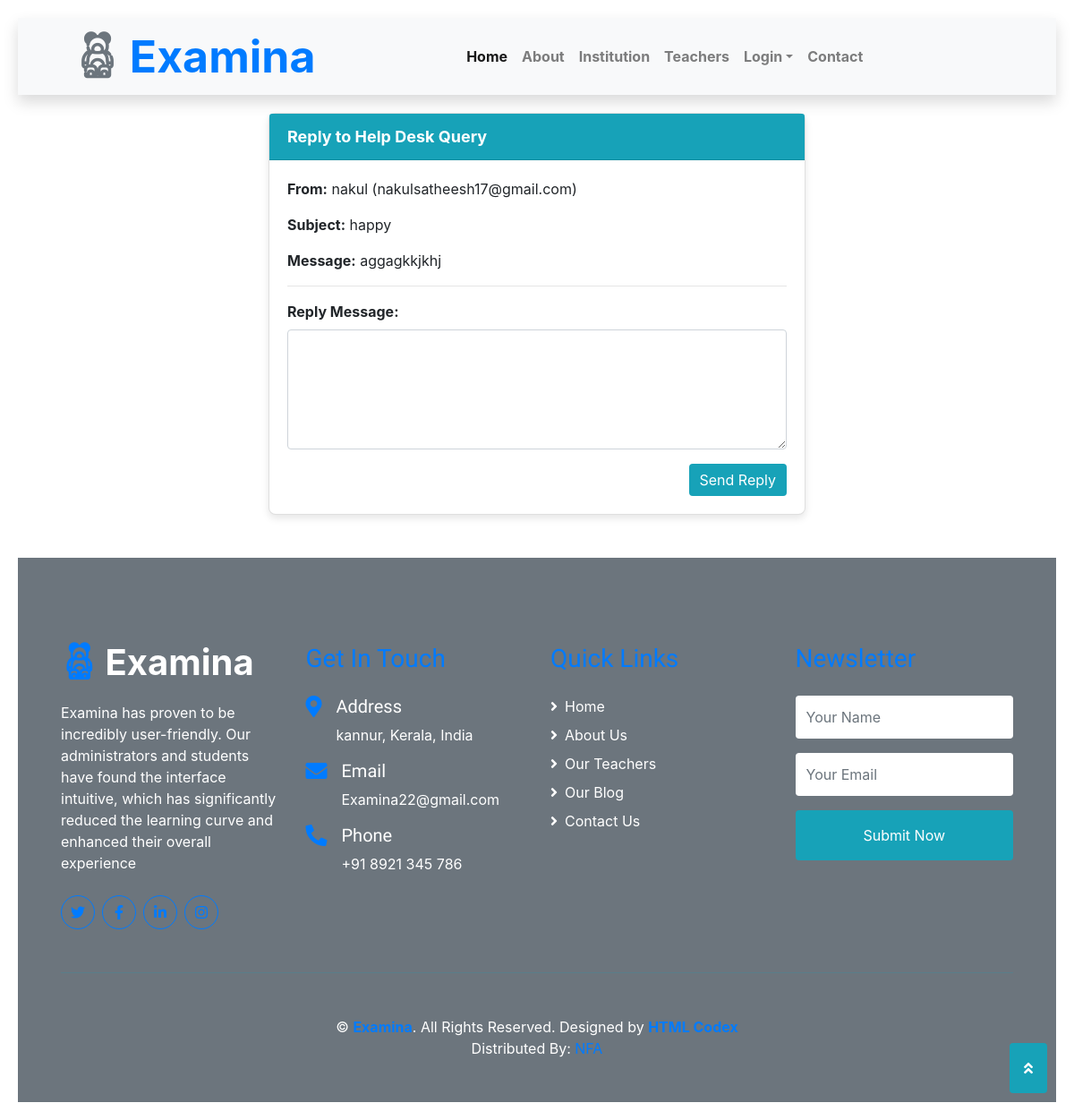
Page /helpdesk/reply/9/ on the committed database.
### common/models.py (models this page shows, shortened)
class HelpDeskTicket(models.Model):
    name = models.CharField(max_length=100)
    email = models.EmailField()
    subject = models.CharField(max_length=200)
    message = models.TextField()
    created_at = models.DateTimeField(auto_now_add=True)
    replied = models.BooleanField(default=False)

### common/views.py (the view, shortened to what this page needs)
# urls.py: path('helpdesk/reply/<int:ticket_id>/', views.reply_ticket, name='reply_ticket'),
def reply_ticket(request, ticket_id):
    ticket = get_object_or_404(HelpDeskTicket, id=ticket_id)
    return render(request, 'siteadmin/reply_ticket.html', {'ticket': ticket})

### templates/siteadmin/reply_ticket.html (shortened to what this page needs)
{% extends 'base.html' %}
{% load static %}
{% block content %}
<!DOCTYPE html>
<html>
<head>
    <link rel="stylesheet" href="{% static 'css/bootstrap.min.css' %}">
</head>
<body>
    <div class="card">
        <div class="card-header">
            Reply to Help Desk Query
        </div>
        <div class="card-body">
            <p><strong>From:</strong> {{ ticket.name }} ({{ ticket.email }})</p>
            <p><strong>Subject:</strong> {{ ticket.subject }}</p>
            <p><strong>Message:</strong> {{ ticket.message }}</p>
            <hr>
            <form method="post">
                <div class="form-group">
                    <label for="reply_message"><strong>Reply Message:</strong></label>
                    <textarea id="reply_message" name="reply_message" class="form-control" rows="5" required></textarea>
                </div>
                <div class="text-right mt-3">
                    <button type="submit" class="btn btn-primary">Send Reply</button>
                </div>
            </form>
        </div>
    </div>
</body>
</html>
{% endblock %}

### templates/siteadmin/reply_ticket.html (style rules this page uses)
body { padding: 20px; }
.card { margin: 20px auto; max-width: 600px; border-radius: 8px; box-shadow: 0 4px 8px rgba(0, 0, 0, 0.1); }
.card-header { background-color: #17a2b8; color: white; font-size: 18px; font-weight: bold; }
.btn-primary { background-color: #17a2b8; border: none; }

### rows in the picture
HelpDeskTicket: name "nakul", email "nakulsatheesh17@gmail.com", subject "happy", message "aggagkkjkhj"
